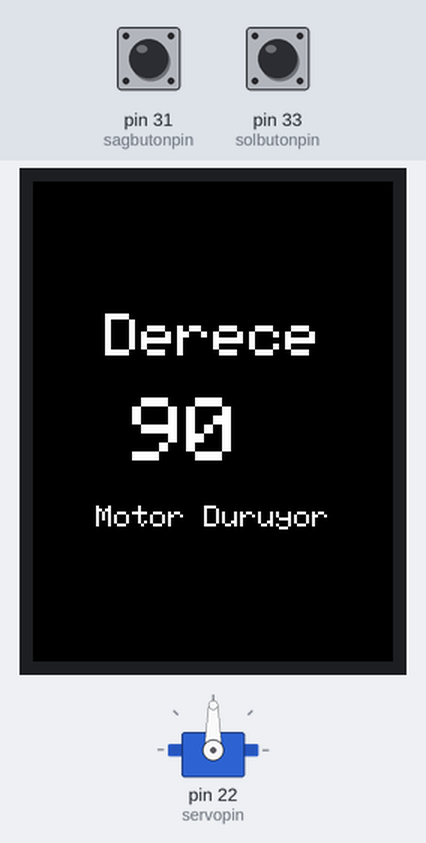
A sketch run on a simulated Arduino Mega 2560, built with avr-gcc and run on an emulated ATmega2560. Parts: servo, 240×320 colour display. The test bench sets the inputs (shaded band); at power-on: pin 31 (sagbutonpin) HIGH, pin 33 (solbutonpin) HIGH.

Above: at 1.4 s.
1.5 s: pin 31 (sagbutonpin) pulled LOW for 1 s
At 3.1 s:
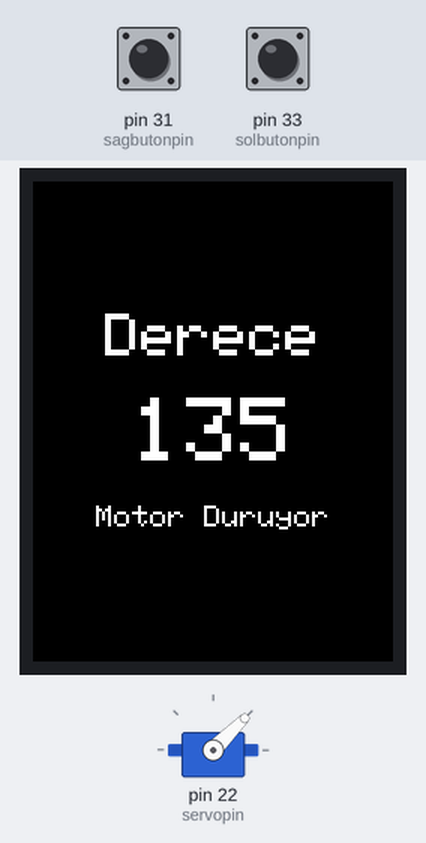
4.0 s: pin 33 (solbutonpin) pulled LOW for 3.2 s
At 7.9 s:
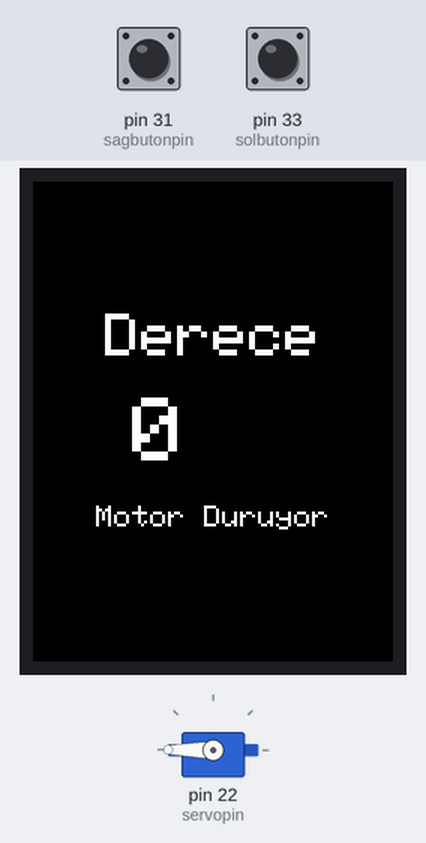
8.7 s: pin 31 (sagbutonpin) pulled LOW for 3.2 s
At 12.9 s:
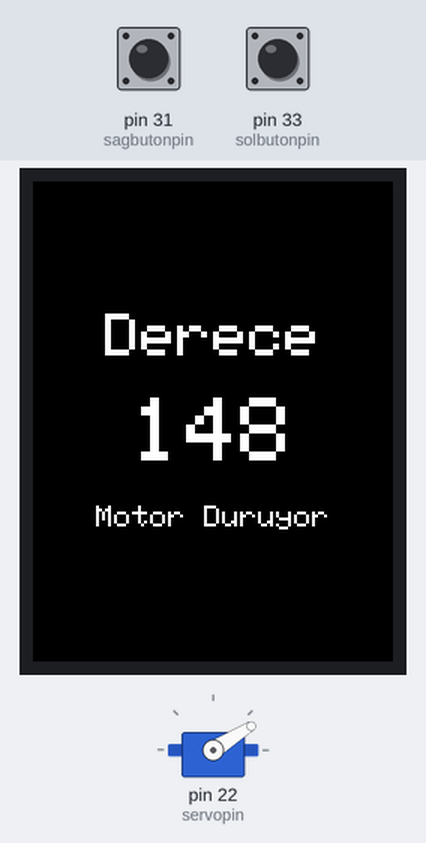
13.4 s: pin 31 (sagbutonpin) pulled LOW for 1 s
At 14.5 s:
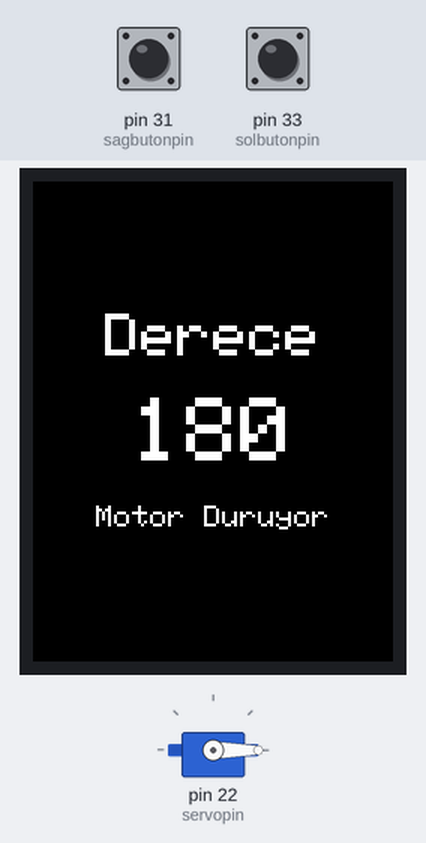
15.9 s: pin 33 (solbutonpin) pulled LOW for 0.15 s
At 16.5 s:
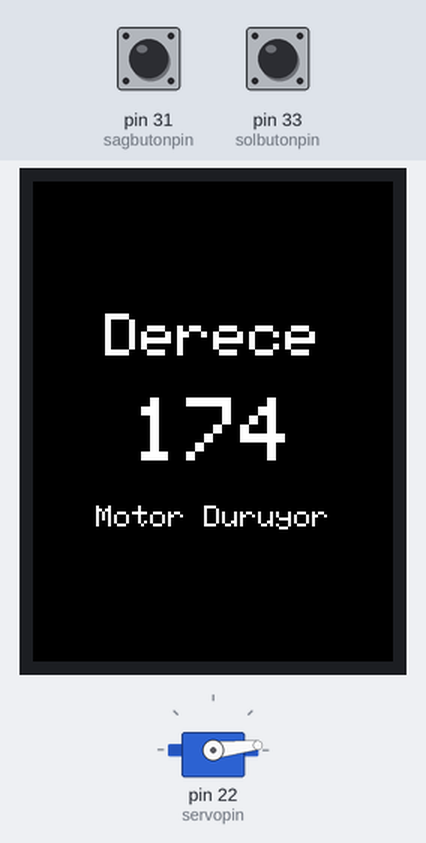
Timing chart, 0 to 18.5 s (numbered marks = the images above; inputs shaded):
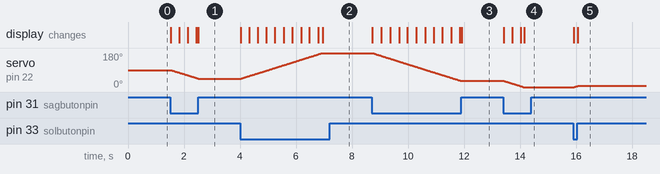

The sketch:

servo2butonlu.ino
```cpp
#include <Servo.h>
#include <Adafruit_GFX.h>    // Core graphics library
#include <Adafruit_TFTLCD.h>

#define LCD_CS A3 // Chip Select goes to Analog 3
#define LCD_CD A2 // Command/Data goes to Analog 2
#define LCD_WR A1 // LCD Write goes to Analog 1
#define LCD_RD A0 // LCD Read goes to Analog 0

#define BLACK   0x0000
#define BLUE    0x001F
#define RED     0xF800
#define GREEN   0x07E0
#define CYAN    0x07FF
#define MAGENTA 0xF81F
#define YELLOW  0xFFE0
#define WHITE   0xFFFF

Adafruit_TFTLCD tft(LCD_CS, LCD_CD, LCD_WR, LCD_RD, A4);

uint8_t sure = 15, servopin=22, sagbutonpin = 31, solbutonpin = 33; // her derece arası bekleme sure değeri(ms), Servo pin numarası, sag dödürme butonpin numarası, sola söndürme buton pin murası
uint8_t simdikipos=90,oncekipos=0;
Servo myservo;  // myservo nesnesini oluştur

int pos = 90;    // açı başlangıç değeri 90 derece ortada başla

void setup() {
  tft.reset(); // tft yi resetle

  uint16_t identifier = tft.readID(); // tft idsini oku

  pinMode(sagbutonpin,INPUT_PULLUP); // sag döndürme butonu dahili pull-up giriş olarak ayarlandı
  pinMode(solbutonpin,INPUT_PULLUP); // sola döndürme butonu dahili pull-up giriş olarka ayarlandı
  myservo.attach(servopin);  //motor servopin numaralı pine atandı
  myservo.write(pos); // servo derece başlangıç pos değeri uygulandı
  tft.begin(identifier); // tft id den başlat
  tft.fillScreen(BLACK); // ekranı temizle
  tft.setTextColor(WHITE); // yazı rengi beyaz olarak seçildi
  tft.setCursor(48,88); // Imleci stringi yazdırmak için ortalanmış kordinata al
  tft.setTextSize(4); // puntoyu ayarla
  tft.print("Derece"); // stringi yaz
  tft.setCursor(66,144); //imleci 66,144 konumuna al
  tft.setTextSize(6);  // punto değerini 6 yap
  tft.print(180-pos); // ekrana dereceyi yazdır motor tutuş yönü ters olduğu için 180-pos
  tft.setCursor(43,168);
  tft.setTextSize(2);
  tft.print("");
}

void loop() {

 while((digitalRead(solbutonpin) == LOW)) { // butona basıldı ise sola döndür
    if(pos >= 180) {pos = 180; break;} // derece 180den büyük ise döngüye girme.
  tft.setCursor(12,216); // imleci 12,216 kordinatına al gerekli punto için ortalanmış değerler
  tft.setTextSize(2); // puntoyu 2 olarak ayarla
  tft.fillRect(189, 144, 38, 49, BLACK); // önceki dönüş yönünü silmek için arkaplan ile aynı renkte kare oluştur (x baslangıc, y baslangıc, genişlik, yükseklik, renk)
  tft.fillRect(12, 216, 216, 16, BLACK); // Ekranı baştan yenileyip silmek yerine gerekli yeri silmek için arka plan ile aynı renkte kare oluştur sag ok yönünü silmek için
  tft.fillTriangle(51, 192, 51, 144, 15, 168, WHITE); // sol tarafa dönüş yönüne doğru ok(üçgen) oluştur
  tft.print("Motor Sola Donuyor"); //imlecin olduğu yerden itibaren stringi yaz
      for(pos;pos<=180;pos++){ // derece değeri 180den küçük veya eşit ise açıyı arttır
        myservo.write(pos); // derece değerini servoya uygula
        tft.setCursor(66,144); //imleci 66,144 konumuna al
        tft.setTextSize(6); // punto değerini 6 yap
        tft.fillRect(66, 144, 108, 48, BLACK); // Önceki derece değerini silmek için arkaplan ile aynı renkte kare oluştur (x baslangıc, y baslangıc, genişlik, yükseklik, renk)
        tft.print(180-pos); // ekrana dereceyi yazdır motor tutuş yönü ters olduğu için 180-pos
        if (digitalRead(solbutonpin) == HIGH) break; // buton bırakıldı ise döngüden çık
        delay(sure); // servo hızını ayarlamak için gerkli bekleme
    }
    if(pos >= 180) {pos = 180; break;} // derece 180den büyük ise buton döngüsünden çık
  }


 while((digitalRead(sagbutonpin) == LOW)) { // butona basıldı ise sagaadöndür
  if(pos <= 0) {pos = 0; break;} // derece 0 dan büyük ise döngüye girme.
  tft.setCursor(12,216); // dönüş yönünü yazdırmak için imleci 12,216 kordinatına al gerekli punto için ortalanmış değerler
  tft.setTextSize(2); // puntoyu 2 olarak ayarla
  tft.fillRect(12, 216, 216, 16, BLACK); // önceki dönüş yönünü silmek için arkaplan ile aynı renkte kare oluştur (x baslangıc, y baslangıc, genişlik, yükseklik, renk)
  tft.fillRect(15, 144, 38, 49, BLACK); // Ekranı baştan yenileyip silmek yerine gerekli yeri silmek için arka plan ile aynı renkte kare oluştur sol ok yönünü silmek için
  tft.print("Motor Saga Donuyor"); //imlecin olduğu yerden itibaren stringi yaz
  tft.fillTriangle(189, 192, 189, 144, 225, 168, WHITE); // sag tarafa dönüş yönüne doğru ok(üçgen) oluştur
      for(pos;pos>=0;pos--){ // derece değeri 0 dan büyük veya eşit ise açıyı arttır
        myservo.write(pos); // derece değerini servoya uygula
        tft.setCursor(66,144); //imleci 66,144 konumuna al
        tft.setTextSize(6); // punto değerini 6 yap
        tft.fillRect(66, 144, 108, 48, BLACK); // Önceki derece değerini silmek için arkaplan ile aynı renkte kare oluştur (x baslangıc, y baslangıc, genişlik, yükseklik, renk)
        tft.print(180-pos); // ekrana dereceyi yazdır motor tutuş yönü ters olduğu için 180-pos
        if (digitalRead(sagbutonpin) == HIGH) break; // buton bırakıldı ise döngüden çık
        delay(sure); // servo hızını ayarlamak için gerkli bekleme
    }
    if(pos <= 0) {pos = 0; break;} // derece 0 dan küçük ise buton döngüsünden çık
  }

 simdikipos = pos; // şimdiki derece değerini kaydet
if ((simdikipos != oncekipos)) { // derece değeri değiştiyse
  oncekipos = simdikipos; // önceki değeri şimdiki değer olur
  tft.setCursor(42,216); // dönüş yönünü yazmak imleci 42,216 konumuna al -ortalamak için belirlenmiş değerler-
  tft.setTextSize(2); // puntoyu 2 olarak ayarla
  tft.fillRect(189, 144, 38, 49, BLACK); // Ekranı baştan yenileyip silmek yerine gerekli yeri silmek için arka plan ile aynı renkte kare oluştur ok yönünü silmek için
  tft.fillRect(15, 144, 38, 49, BLACK);  // Ekranı baştan yenileyip silmek yerine gerekli yeri silmek için arka plan ile aynı renkte kare oluştur ok yönünü silmek için, Durduğu için iki yönüde siliyoruz
  tft.fillRect(12, 216, 216, 16, BLACK); // Önceki dönüş yönünü silmek için arkaplan ile aynı renkte kare oluştur (x baslangıc, y baslangıc, genişlik, yükseklik, renk)
  tft.print("Motor Duruyor"); // Belirlenen ortalanmış kordinata stringi yazdır
  while(1){ // butonların ikisinede basılmamış ise beklemek için
    if (digitalRead(solbutonpin) == LOW) break; //Butonu kontrol et sol butona basıldıysa döngüden çık
    if (digitalRead(sagbutonpin) == LOW) break; //Butonu kontrol et sağ butona basıldıysa döngüden çık
      }
    }
}
```

Measured:
- after the input at 1.5 s, servo on pin 22 (servopin): moves from 90° to 45° over 0.97 s, starting after 0.05 s; the display: first changes at once (image 1 shows a later state)
- after the input at 4.0 s, servo on pin 22 (servopin): moves from 45° to 180° over 2.9 s, starting after 0.05 s; the display: first changes at once (image 2 shows a later state)
- after the input at 8.7 s, servo on pin 22 (servopin): moves from 180° to 32° over 3.2 s, starting at once; the display: first changes at once (image 3 shows a later state)
- after the input at 13.4 s, servo on pin 22 (servopin): moves from 32° to 0° over 0.68 s, starting after 0.05 s; the display: first changes at once (image 4 shows a later state)
- after the input at 15.9 s, servo on pin 22 (servopin): 0° → 6° after 0.05 s; the display: first changes at once (image 5 shows a later state)
